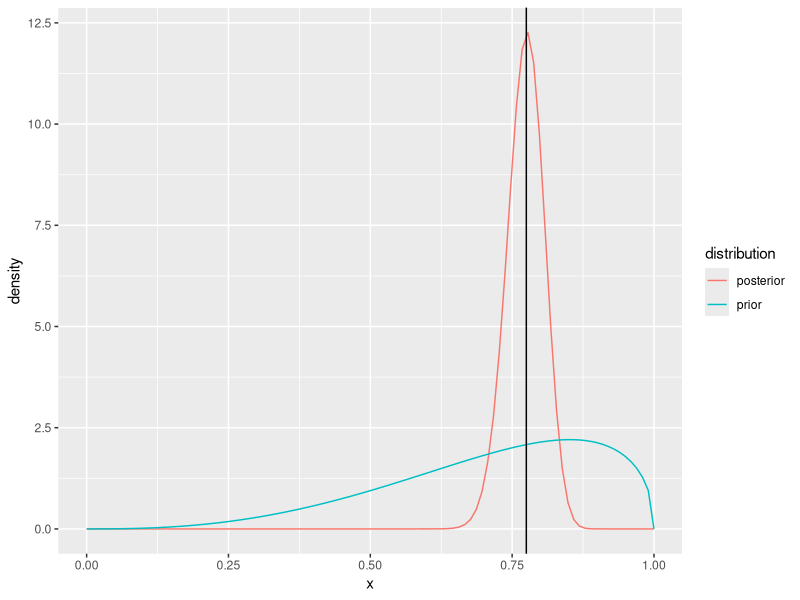
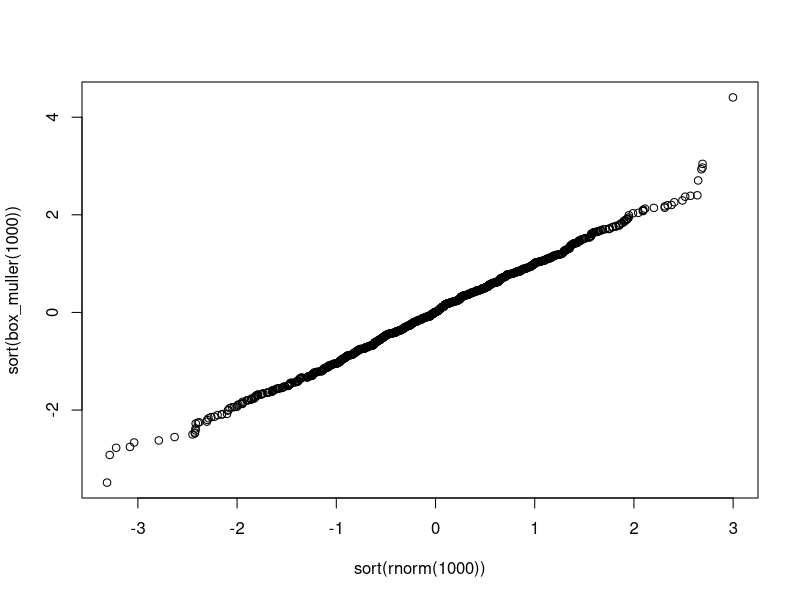
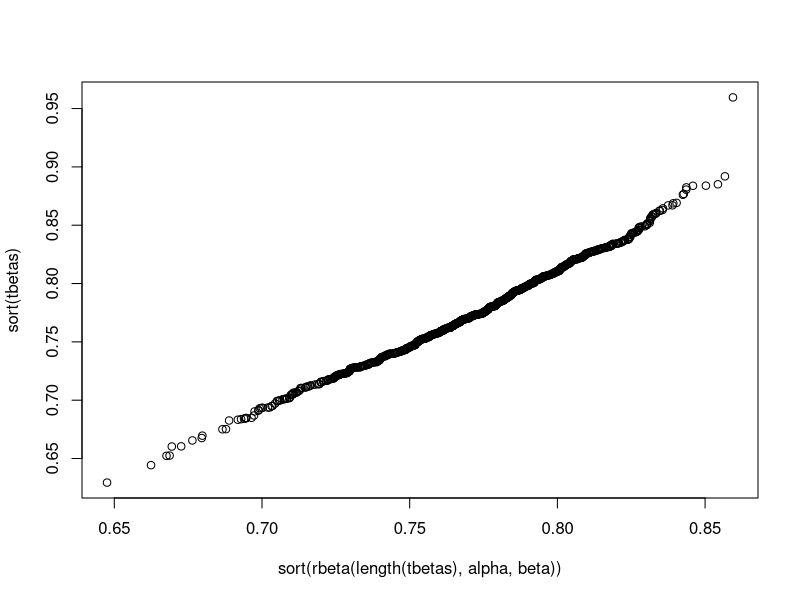
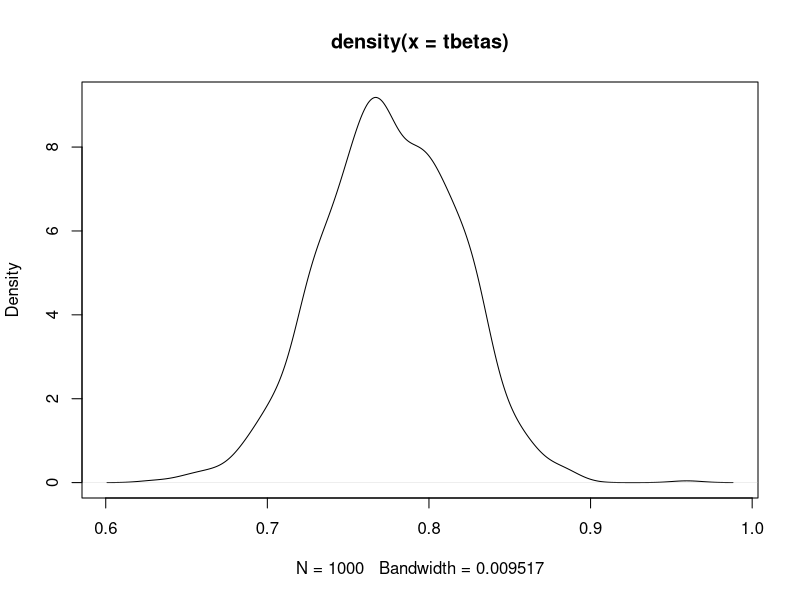
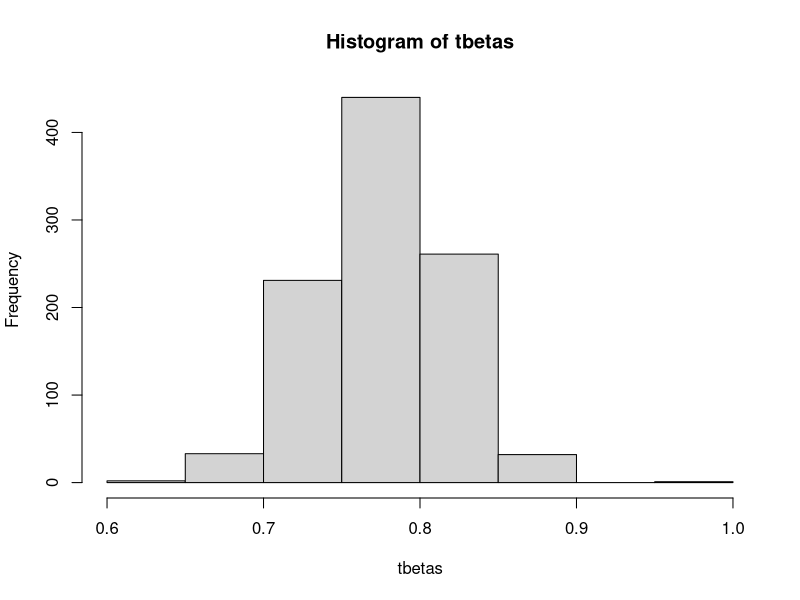

The R source for these figures, in order:
## ---- chunk 1
knitr::opts_chunk$set(echo = TRUE)
## ---- chunk 2
library(tidyr)
library(ggplot2)
library(tidyverse)
## ---- chunk 3
y_trials = c(10, 50, 35, 25, 40)
y_failures = c(2, 8, 12, 6, 8)
y_successes = y_trials - y_failures
print(sum(y_trials)) # Value for n
print(sum(y_successes)) # Value for s
print(sum(y_successes)/sum(y_trials)) # Value for y_bar
## ---- chunk 4
a = 3.64
b = 1.46

plot_beta_prior = function(successes , trials , a , b , n){
  
  binary_data <- tibble(x=seq(from = 0 , to = 1 , len = n)) %>%
    mutate(prior = dbeta(x , a , b)) %>%
    mutate(posterior = dbeta(x , successes + a , trials - successes + b))%>%
    pivot_longer(cols = c(2,3) , names_to = 'distribution' , values_to = 'density')
  
  ggplot(binary_data) +
    geom_line(aes(x = x , y = density , col = distribution)) +
    geom_vline(xintercept = successes/trials)
}

# Prior has an effect
plot_beta_prior(sum(y_successes) , sum(y_trials) , a , b , 100)
## ---- chunk 5
N = 1e3
alpha = 127.64
beta = 37.46

# Box Muller for sampling normals
box_muller = function(N){
  M = ceiling(N/2)
  thetas = runif(M)*2*pi
  Us = runif(M)
  Ws = -2*log(1-Us)
  X1 = sqrt(Ws)*cos(thetas)
  X2 = sqrt(Ws)*sin(thetas)
  c(X1 , X2)[1:N]
}
# Check how well it approximates a normal dist
plot(sort(rnorm(1000)) , sort(box_muller(1000)))

# Normal Envelope for Beta
betaSams = function(n , a, b){
  A = a - 1
  B = b - 1
  xhat = A/(A+B)
  H = -1*(A^(1/3) + B^(1/3))^3
  Zs = box_muller(n) # substitute Normal sampler via ox Muller
  Xus = xhat + Zs*(sqrt(-1/H))
  hxhat = A*log(xhat)+ B*log(1-xhat)
  c = gamma(a)*gamma(b)/gamma(a+b)
  k = exp(hxhat)*sqrt(-2*pi/H)
  # Any negative numbers are already not worth considering
  Xus = Xus[Xus >= 0]
  # Initiate just as many random unifs (0,1)
  Us = runif(length(Xus))
  # Acceptance-Rejection step
  Xus[Us*exp(hxhat)*exp(H/2)*(Xus - xhat)^2 <= (Xus^A)*((1-Xus)^B)]
}

# Get the accepted samples
x = betaSams(N , alpha , beta)
tbetas = x[!is.na(x)]

# Check how well it approximates a Beta dist
plot(sort(rbeta(length(tbetas) , alpha , beta)) , sort(tbetas))
plot(density(tbetas))
hist(tbetas)
## ---- chunk 6
# Bernoulli from Uniform
binarify = function(num , theta){
  if (num >= theta){
    return(0)
  }
  else{
    return(1)
  }
}

# Binomial Sampler - Count successes
binomial = function(trials , theta){
  Us = runif(trials)
  bin_vec = c()
  for (i in seq_along(Us)){
    val = sapply(Us[i] , binarify , theta)
    bin_vec = c(bin_vec , val)
  }
  return(sum(bin_vec))
}

binomial_samples_gen = function(N , trials , thetas){
  # Run the binomial sampler N times. See distribution
  ySamples = c()
  for (i in 1:N){
    ySamples = c(ySamples , binomial(trials , sample(thetas , 1)))
  }
  return(ySamples)
}

# Variables
trials = 65
Us = runif(N)

# Generate
ySamples = binomial_samples_gen(N , trials , tbetas)

# Monte Carlo estimate
phat = sum(ySamples>50)/N
# Monte Carlo error
MCerror = sqrt(phat*(1-phat)/N)

print(paste('The MC estimate is', round(phat, 6), 'and (', round(phat-1.96*MCerror , 6), ',',round(phat+1.96*MCerror , 6),') is a 95% C.I'))
